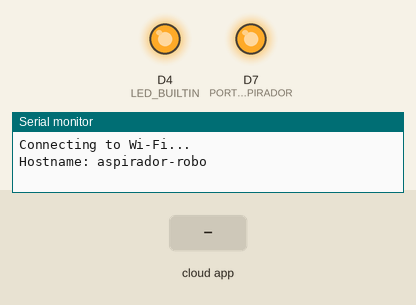
Bench run of a program on a simulated ESP8266 (NodeMCU). Parts: output pins drawn as LEDs (lit = HIGH, except the on-board LED, lit = LOW), the last lines printed to the serial monitor. Inputs (shaded band) come from the test bench. WiFi joins after 1.5 s; servers stay silent unless stated; no MQTT or app messages arrive unless stated; not simulated (calls return 0 or success): credentials.h.

Above: at 1.3 s.
1.4 s: the phone or cloud app sets ASPIRADOR.ROBO to 0
At 1.86 s:
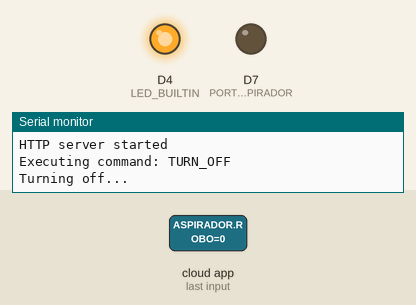
At 3.3 s:
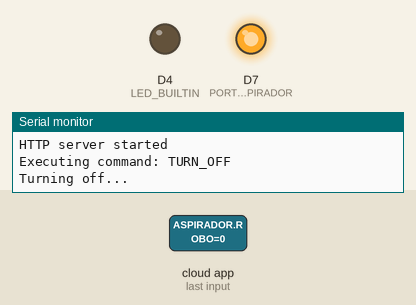
4.9 s: the phone or cloud app sets ASPIRADOR.ROBO to 255
At 6.3 s:
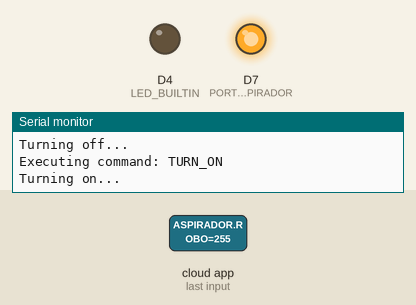
Timing chart, 0 to 7.9 s (numbered marks = the images above; inputs shaded):
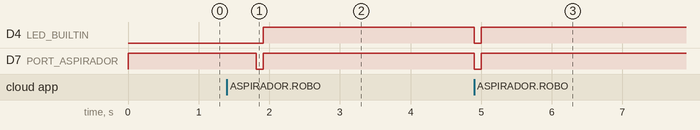

The program:

main.cpp
```cpp
#if defined(ESP8266)
  #include <ESP8266WiFi.h>
  #include <ESPAsyncTCP.h>
#elif defined(ESP32)
  #include <WiFi.h>
  #include <AsyncTCP.h>
#endif

#include <ESPAsyncWebServer.h>
#include <ElegantOTA.h>
#include <Ticker.h>
#include <AsyncMqttClient.h>
#define ESPALEXA_ASYNC //it is important to define this before #include <Espalexa.h>!
#include "Espalexa.h"
#include "credentials.h"
#include "enums.h"

#define HOSTNAME        "aspirador-robo"

#define ELEGANTOTA_HTML "<html><head><script>setTimeout(function(){window.location.replace('/update');}, 3000)</script></head>You will be redirected to OTA Update interface in 3s.</html>"

#define MQTT_HOST       IPAddress(192, 168, 0, 200)
#define MQTT_PORT       1883
#define TOPIC_SEND      "aspirador-robo/out"
#define TOPIC_CMD       "aspirador-robo/in/cmd"

#define PORT_ASPIRADOR  D7 //digital port connected do relay that cycles the power state

#define ID_ALEXA        "ASPIRADOR ROBO"

#define CMD_TURN_ON     "TURN_ON"
#define CMD_TURN_OFF    "TURN_OFF"

WiFiEventHandler wifiConnectHandler;
WiFiEventHandler wifiDisconnectHandler;
Ticker wifiReconnectTimer;

AsyncWebServer server(80);

Espalexa espalexa;

AsyncMqttClient mqttClient;
Ticker mqttReconnectTimer;

unsigned long ota_progress_millis = 0;
boolean flagTurnDeviceOn = false;
boolean flagTurnDeviceOff = false;

void initElegantOTA();
void initAlexa();
void onAlexaAspiradorRoboChange(uint8_t brightness);


char* concat(const char *s1, const char *s2)
{
    const size_t len1 = strlen(s1);
    const size_t len2 = strlen(s2);
    char *result = (char*)malloc(len1 + len2 + 1); // +1 for the null-terminator
    memcpy(result, s1, len1);
    memcpy(result + len1, s2, len2 + 1); // +1 to copy the null-terminator
    return result;
}

void connectToWifi() {
  Serial.println("Connecting to Wi-Fi...");
  WiFi.mode(WIFI_STA);
  WiFi.hostname(HOSTNAME);
  WiFi.begin(WIFI_SSID, WIFI_PASSWORD);
  Serial.print("Hostname: ");
  Serial.println(WiFi.getHostname());
}

void connectToMqtt() {
  Serial.println("Connecting to MQTT...");
  mqttClient.connect();
}

void onWifiConnect(const WiFiEventStationModeGotIP& event) {
  Serial.println("Connected to Wi-Fi.");
  Serial.println("IP: " + WiFi.localIP().toString());
  WiFi.setHostname(HOSTNAME);
  connectToMqtt();
  initElegantOTA();
  initAlexa();
}

void onWifiDisconnect(const WiFiEventStationModeDisconnected& event) {
  Serial.println("Disconnected from Wi-Fi.");
  mqttReconnectTimer.detach(); // ensure we don't reconnect to MQTT while reconnecting to Wi-Fi
  wifiReconnectTimer.once(2, connectToWifi);
}

void onMqttConnect(bool sessionPresent) {
  Serial.println("Connected to MQTT.");
  Serial.print("Session present: ");
  Serial.println(sessionPresent);

  mqttClient.subscribe(TOPIC_CMD, 0);

  uint16_t packetIdPub0 = mqttClient.publish(TOPIC_SEND, 0, true, "Test Publishing at QoS 0");
  Serial.print("Publishing at QoS 0, packetId: ");
  Serial.println(packetIdPub0);
  uint16_t packetIdPub1 = mqttClient.publish(TOPIC_SEND, 1, true, "Test Publishing at QoS 1");
  Serial.print("Publishing at QoS 1, packetId: ");
  Serial.println(packetIdPub1);
  uint16_t packetIdPub2 = mqttClient.publish(TOPIC_SEND, 2, true, "Test Publishing at QoS 2");
  Serial.print("Publishing at QoS 2, packetId: ");
  Serial.println(packetIdPub2);
}

void onMqttDisconnect(AsyncMqttClientDisconnectReason reason) {
  Serial.println("Disconnected from MQTT.");

  if (WiFi.isConnected()) {
    mqttReconnectTimer.once(2, connectToMqtt);
  }
}

void onMqttSubscribe(uint16_t packetId, uint8_t qos) {
  Serial.println("Subscribe acknowledged.");
  Serial.print("  packetId: ");
  Serial.println(packetId);
  Serial.print("  qos: ");
  Serial.println(qos);
}

void onMqttUnsubscribe(uint16_t packetId) {
  Serial.println("Unsubscribe acknowledged.");
  Serial.print("  packetId: ");
  Serial.println(packetId);
}

void executeCommand(COMMAND_ENUM command) {
  Serial.print("Executing command: ");
  Serial.println(COMMAND_STRING[command]);

  if (command == TURN_ON) {
    Serial.println("Turning on...");
    flagTurnDeviceOn = true;
  }
  else if (command == TURN_OFF) {
    Serial.println("Turning off...");
    flagTurnDeviceOff = true;
  }
}

void interpretMqttCommand(char *commandStr) {
  Serial.print("Interpreting command string: ");
  Serial.println(commandStr);

  for (int cmd = TURN_ON; cmd <= END; ++cmd)
  {
    if (strcmp(commandStr, COMMAND_STRING[cmd]) == 0) {
      executeCommand((COMMAND_ENUM)cmd);
      break;
    }
  }

}

void onMqttMessage(char* topic, char* payload, AsyncMqttClientMessageProperties properties, size_t len, size_t index, size_t total) {
  Serial.println("Publish received.");
  Serial.print("  topic: ");
  Serial.println(topic);
  Serial.print("  qos: ");
  Serial.println(properties.qos);
  Serial.print("  dup: ");
  Serial.println(properties.dup);
  Serial.print("  retain: ");
  Serial.println(properties.retain);
  Serial.print("  len: ");
  Serial.println(len);
  Serial.print("  index: ");
  Serial.println(index);
  Serial.print("  total: ");
  Serial.println(total);


  if (strcmp(topic, TOPIC_CMD) == 0) {
    Serial.println("Command message received");

    // convert raw payload into null terminated string
    char cmdStr[len + 1] = { 0 };
    strncpy(cmdStr, payload, len);

    char *message = concat("Command message received from Queue: ", cmdStr);

    mqttClient.publish(TOPIC_SEND, 0, true, message);

    free(message);

    interpretMqttCommand(cmdStr);
  }
}

void onMqttPublish(uint16_t packetId) {
  Serial.println("Publish acknowledged.");
  Serial.print("  packetId: ");
  Serial.println(packetId);
}

void configureMqtt() {
  mqttClient.onConnect(onMqttConnect);
  mqttClient.onDisconnect(onMqttDisconnect);
  mqttClient.onSubscribe(onMqttSubscribe);
  mqttClient.onUnsubscribe(onMqttUnsubscribe);
  mqttClient.onMessage(onMqttMessage);
  mqttClient.onPublish(onMqttPublish);
  mqttClient.setServer(MQTT_HOST, MQTT_PORT);
  mqttClient.setCredentials(MQTT_USER, MQTT_PASSWORD);
}

void onOTAStart() {
  Serial.println("OTA update started!");
}

void onOTAProgress(size_t current, size_t final) {
  // Log every 1 second
  if (millis() - ota_progress_millis > 1000) {
    ota_progress_millis = millis();
    Serial.printf("OTA Progress Current: %u bytes, Final: %u bytes\n", current, final);
  }
}

void onOTAEnd(bool success) {
  if (success) {
    Serial.println("OTA update finished successfully!");
  } else {
    Serial.println("There was an error during OTA update!");
  }
}

void initElegantOTA() {
  server.on("/", HTTP_GET, [](AsyncWebServerRequest *request) {
    request->send(200, "text/html", ELEGANTOTA_HTML);
  });

  ElegantOTA.begin(&server);    // Start ElegantOTA
  // ElegantOTA callbacks
  ElegantOTA.onStart(onOTAStart);
  ElegantOTA.onProgress(onOTAProgress);
  ElegantOTA.onEnd(onOTAEnd);

  server.begin();
  Serial.println("HTTP server started");
}

void initAlexa() {
  server.onNotFound([](AsyncWebServerRequest *request){
    if (!espalexa.handleAlexaApiCall(request)) //if you don't know the URI, ask espalexa whether it is an Alexa control request
    {
      request->send(404, "text/plain", "Not found");
    }
  });

  // Define your devices here.
  espalexa.addDevice(ID_ALEXA, onAlexaAspiradorRoboChange); //simplest definition, default state off

  espalexa.begin(&server); //give espalexa a pointer to your server object so it can use your server instead of creating its own
}

void onAlexaAspiradorRoboChange(uint8_t brightness) {

    COMMAND_ENUM command;

    if (brightness == 255) {
      command = TURN_ON;
    }
    else if (brightness == 0) {
      command = TURN_OFF;
    } else {
      mqttClient.publish(TOPIC_SEND, 0, true, "Invalid command received from Alexa");
      return;
    }

    char *message = concat("Command received from Alexa: ", COMMAND_STRING[command]);

    mqttClient.publish(TOPIC_SEND, 0, true, message);

    free(message);

    executeCommand(command);
}

void setup(void) {
  Serial.begin(9600);

  digitalWrite(PORT_ASPIRADOR, HIGH);
  pinMode(LED_BUILTIN, OUTPUT);
  pinMode(PORT_ASPIRADOR, OUTPUT);
  delay(100);

  wifiConnectHandler = WiFi.onStationModeGotIP(onWifiConnect);
  wifiDisconnectHandler = WiFi.onStationModeDisconnected(onWifiDisconnect);

  configureMqtt();

  connectToWifi();
}

void switchPower() {
  digitalWrite(PORT_ASPIRADOR, LOW);
  digitalWrite(LED_BUILTIN, LOW);
  delay(100);
  digitalWrite(PORT_ASPIRADOR, HIGH);
  digitalWrite(LED_BUILTIN, HIGH);
}

void loop(void) {
  ElegantOTA.loop();
  espalexa.loop();
  delay(1);

  if (flagTurnDeviceOn) {
    switchPower();
    flagTurnDeviceOn = false;
  }
  if (flagTurnDeviceOff) {
    switchPower();
    flagTurnDeviceOff = false;
  }
}
```

enums.h
```cpp
#define FOREACH_COMMAND(COMMAND) \
        COMMAND(TURN_ON)   \
        COMMAND(TURN_OFF)  \
        COMMAND(END) /*used only to control the iteration loop*/

#define GENERATE_ENUM(ENUM) ENUM,
#define GENERATE_STRING(STRING) #STRING,

enum COMMAND_ENUM {
    FOREACH_COMMAND(GENERATE_ENUM)
};

static const char *COMMAND_STRING[] = {
    FOREACH_COMMAND(GENERATE_STRING)
};
```

Measured:
- after the input at 1.4 s, D4 (LED_BUILTIN): LOW → HIGH after 0.52 s; D7 (PORT_ASPIRADOR): HIGH → LOW after 0.42 s, → HIGH 0.10 s later
- after the input at 4.9 s, D4 (LED_BUILTIN), D7 (PORT_ASPIRADOR): HIGH → LOW at once, → HIGH 0.10 s later
